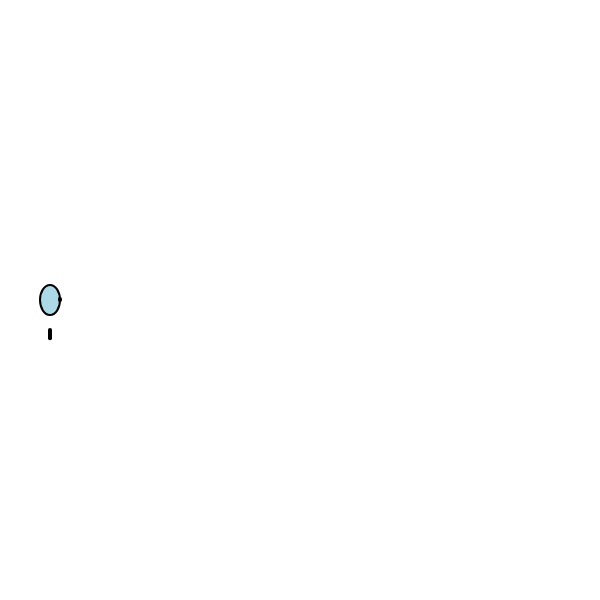
Frame 1 (no input)
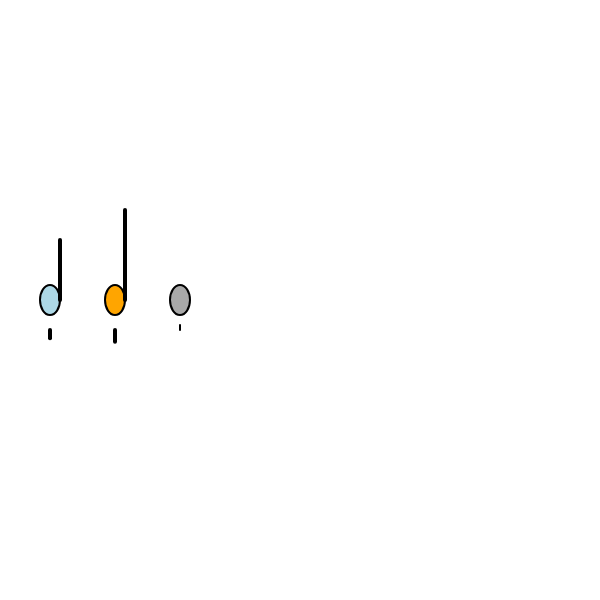
Frame 60 (no input)
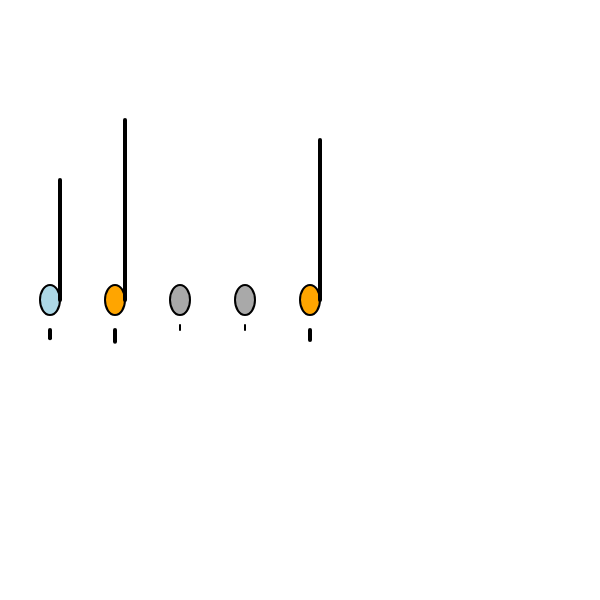
Frame 120 (the mouse pressed at the canvas centre since frame 60)

The p5.js sketch that drew these frames (run headless with seeded random() and noise() and a simulated clock; from frame 60 on, the mouse is pressed at the canvas centre):

// p5.js sketch
// ── sketch.js
let fluteData = [
    {duration: 30, mood: "relaxed", bpm: 80},
    {duration: 45, mood: "focused", bpm: 100},
    {duration: 0, mood: "tired", bpm: 0},
    {duration: 0, mood: "tired", bpm: 0},
    {duration: 40, mood: "focused", bpm: 90},
    {duration: 35, mood: "relaxed", bpm: 85},
    {duration: 50, mood: "energetic", bpm: 110},
  
  ];
  
  let index = 0;
  let animationSpeed = 30;
  let frameCounter = 0;
  
  function setup() {
    createCanvas(600, 600);
    background(255);
  }
  
  function draw() {
    background(255);
    
    
    if (index >= fluteData.length) {
      index = 0;
      frameCounter = 0;
      frameCount = 0;
    }
  
    for (let i = 0; i <= index && i < fluteData.length; i++) {
      let x = 50 + i * 65;
      let y = height / 2;
      let noteSize = 20;
      let stickLength = map(frameCount, 0, 60, 0, fluteData[i].duration * 2);
      
      
      let moodColor;
      if (fluteData[i].mood === "relaxed") {
        moodColor = color(173, 216, 230);
      } else if (fluteData[i].mood === "focused") {
        moodColor = color(255, 165, 0);
      } else if (fluteData[i].mood === "energetic") {
        moodColor = color(255, 255, 0);
      } else if (fluteData[i].mood === "tired") {
        moodColor = color(169, 169, 169);
      }
  
      
      fill(moodColor);
      stroke(0);
      strokeWeight(2);
      ellipse(x, y, noteSize, noteSize * 1.5);
  
     
      if (fluteData[i].duration > 0) {
        stroke(0);
        strokeWeight(4);
        line(x + noteSize / 2, y, x + noteSize / 2, y - stickLength);
        
      }
  
      
      let bpmLength = map(fluteData[i].bpm, 60, 120, 5, 15);
      stroke(0);
      line(x, y + noteSize * 1.5, x, y + noteSize * 1.5 + bpmLength);
    }
       
  
    if (frameCounter % animationSpeed === 0 && index < fluteData.length) {
      index++;
    }
    frameCounter++;
    
  }
  
